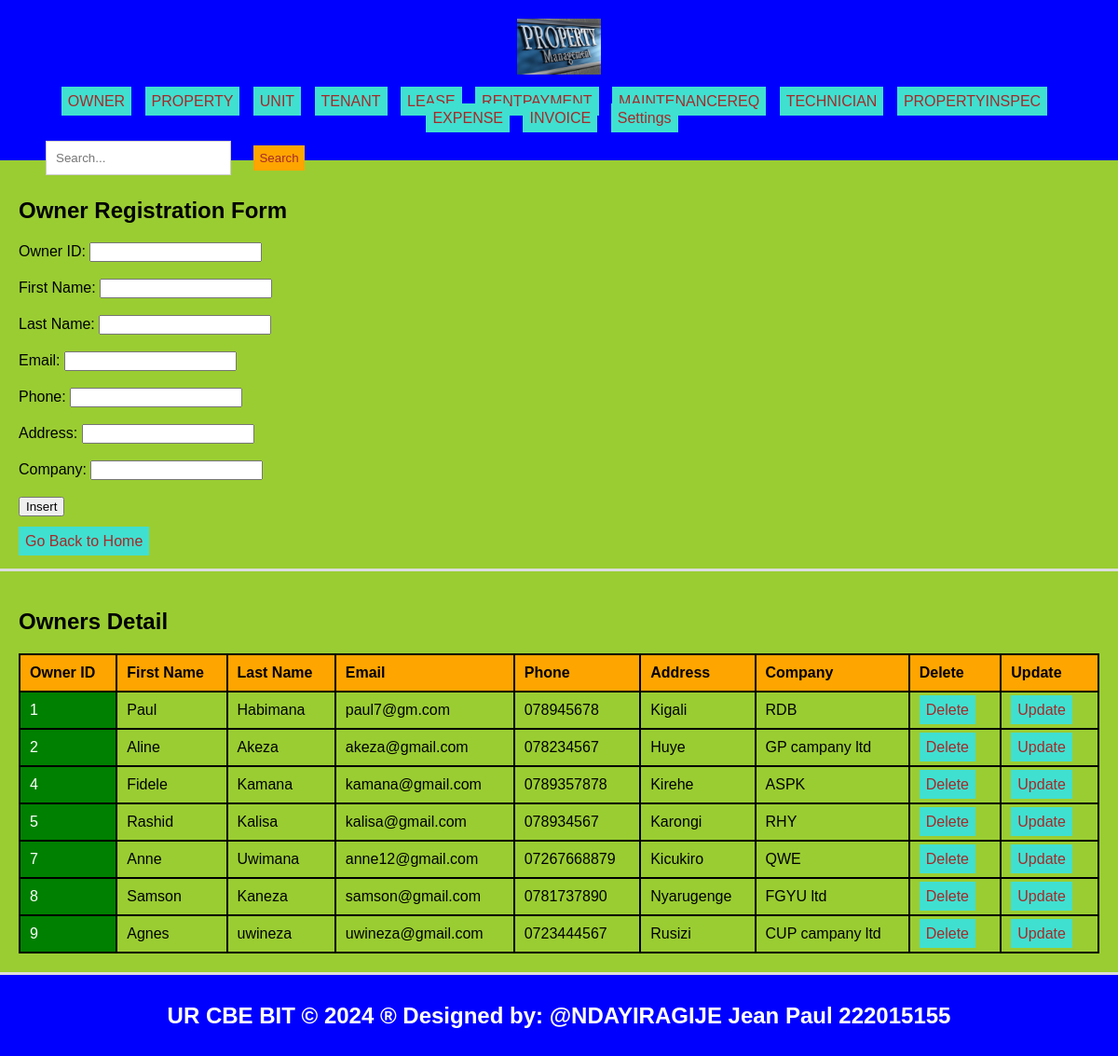
The page /owner.php on the database its author committed.
### tables this page shows
CREATE TABLE `owners` (
  `Owner_id` int(11) NOT NULL,
  `First_name` varchar(50) DEFAULT NULL,
  `Last_name` varchar(50) DEFAULT NULL,
  `Email` varchar(100) DEFAULT NULL,
  `Phone` varchar(15) DEFAULT NULL,
  `Address` varchar(100) DEFAULT NULL,
  `Company` varchar(100) DEFAULT NULL
);

### owner.php (the view, shortened to what this page needs)
<!DOCTYPE html>
<html lang="en">
<head>
  <link rel="stylesheet" type="text/css" href="style.css">
</head>
<body style="background-color: yellowgreen;">
  <header>
    <div>
      <img src="./Images/a.jpg" width="90" height="60" alt="Logo">
    </div>
    <ul class="navbar">
      <ul class="navbar">
    <li style="display: inline; margin-right: 5px;"><a href="./owner.php">OWNER</a></li>
    <li style="display: inline; margin-right: 5px;"><a href="./property.php">PROPERTY</a></li>
    <li style="display: inline; margin-right: 5px;"><a href="./unit.php">UNIT</a></li>
      <li style="display: inline; margin-right: 5px;"><a href="./tenant.php">TENANT</a></li>
        <li style="display: inline; margin-right: 5px;"><a href="./lease.php">LEASE</a></li>
     <li style="display: inline; margin-right: 5px;"><a href="./rentpayment.php">RENTPAYMENT</a></li>
      <li style="display: inline; margin-right: 5px;"><a href="./MaintenanceReq.php">MAINTENANCEREQ</a></li>
      <li style="display: inline; margin-right: 5px;"><a href="./technician.php">TECHNICIAN</a>
      </li>
      <li style="display: inline; margin-right: 5px;"><a href="./propertyinspec.php">PROPERTYINSPEC</a></li>
      <li style="display: inline; margin-right: 5px;"><a href="./Expense.php">EXPENSE</a></li>
       <li style="display: inline; margin-right: 5px;"><a href="./invoice.php">INVOICE</a>
        <li class="dropdown">
        <a href="#">Settings</a>
      </li>
    </ul>
    <div class="search-form" style="text-align: right; padding: 10px;">
      <form role="search" action="search.php">
        <input class="form-control" type="search" placeholder="Search..." aria-label="Search" name="query">
        <button class="btn" type="submit">Search</button>
      </form>
    </div>
  </header>
  <section>
    <h1>Owner Registration Form</h1>
    <form method="post" onsubmit="return confirmInsert();">
        <label for="owner_id">Owner ID:</label>
        <input type="number" id="owner_id" name="owner_id" required><br><br>
        <label for="first_name">First Name:</label>
        <input type="text" id="first_name" name="first_name" required><br><br>
        <label for="last_name">Last Name:</label>
        <input type="text" id="last_name" name="last_name" required><br><br>
        <label for="email">Email:</label>
        <input type="email" id="email" name="email" required><br><br>
        <label for="phone">Phone:</label>
        <input type="text" id="phone" name="phone" required><br><br>
        <label for="address">Address:</label>
        <input type="text" id="address" name="address" required><br><br>
        <label for="company">Company:</label>
        <input type="text" id="company" name="company" required><br><br>
        <input type="submit" name="add" value="Insert"><br><br>
        <a href="./home.html">Go Back to Home</a>
    </form>
  </section>
  <?php
  include('database_connection.php');
  ?>
  <section>
    <h2>Owners Detail</h2>
    <table>
      <tr>
        <th>Owner ID</th>
        <th>First Name</th>
        <th>Last Name</th>
        <th>Email</th>
        <th>Phone</th>
        <th>Address</th>
        <th>Company</th>
        <th>Delete</th>
        <th>Update</th>
      </tr>
      <?php
      $sql = "SELECT * FROM owners";
      $result = $connection->query($sql);
      if ($result->num_rows > 0) {
          while ($row = $result->fetch_assoc()) {
              echo "<tr>
                    <td>{$row['Owner_id']}</td>
                    <td>{$row['First_name']}</td>
                    <td>{$row['Last_name']}</td>
                    <td>{$row['Email']}</td>
                    <td>{$row['Phone']}</td>
                    <td>{$row['Address']}</td>
                    <td>{$row['Company']}</td>
                    <td><a href='delete_owner.php?owner_id={$row['Owner_id']}'>Delete</a></td>
                    <td><a href='update_owner.php?owner_id={$row['Owner_id']}'>Update</a></td>
                   </tr>";
          }
      } else {
          echo "<tr><td colspan='9'>No data found</td></tr>";
      }
      ?>
    </table>
  </section>
  <footer>
    <h2>UR CBE BIT &copy; 2024 &reg; Designed by: @NDAYIRAGIJE Jean Paul 222015155</h2>
  </footer>
</body>
</html>

### style.css (style rules this page uses)
body { font-family: Arial, sans-serif; margin: 0; padding: 0; }
.search-form { float: left; padding: 20px; }
.form-control { padding: 18px; margin-left: 19px; border: 1px solid #ccc; }
.btn { padding: 6px; background-color: orange; color: brown; border: none; }
.dropdown { position: relative; display: inline; margin-right: 10px; }
body { font-family: Arial,sans-serif; margin:0; padding:0; }
header { background-color:blue; padding: 20px; }
.dropdown { position: right; display:right; direction:rtl; }
section { padding:28px; border-bottom: 1px solid #ddd; }
footer { text-align: center; padding: 15px; background-color:blue; }

### owner.php (style rules this page uses)
a { padding: 7px; color: white; background-color: turquoise; text-decoration: none; margin-right: 5px; }
a:link { color: brown; }
button.btn { margin-left: 20px; margin-top: 10px; }
input.form-control { padding: 10px; }
table { width: 100%; border-collapse: collapse; }
th, td { border: 2px solid black; padding: 10px; text-align: left; }
th { background-color: orange; }
td:first-child { background-color: green; color: white; }
section { padding: 20px; border-bottom: 3px solid #ddd; }
header { text-align: center; padding: 20px; background-color: blue; color: white; }
footer { text-align: center; padding: 10px; background-color: blue; color: white; }
.navbar { list-style-type: none; padding: 0; text-align: center; }
.navbar li { display: inline-block; margin-right: 10px; }
.dropdown { position: relative; display: inline-block; }

### rows shown on the page
owners: Owner_id "1", First_name "Paul", Last_name "Habimana", Email "paul7@gm.com", Phone "078945678", Address "Kigali", Company "RDB"
owners: Owner_id "2", First_name "Aline", Last_name "Akeza", Email "akeza@gmail.com", Phone "078234567", Address "Huye", Company "GP campany ltd"
owners: Owner_id "4", First_name "Fidele", Last_name "Kamana", Email "kamana@gmail.com", Phone "0789357878", Address "Kirehe", Company "ASPK"
owners: Owner_id "5", First_name "Rashid", Last_name "Kalisa", Email "kalisa@gmail.com", Phone "078934567", Address "Karongi", Company "RHY"
owners: Owner_id "7", First_name "Anne", Last_name "Uwimana", Email "anne12@gmail.com", Phone "07267668879", Address "Kicukiro", Company "QWE"
owners: Owner_id "8", First_name "Samson", Last_name "Kaneza", Email "samson@gmail.com", Phone "0781737890", Address "Nyarugenge", Company "FGYU ltd"
owners: Owner_id "9", First_name "Agnes", Last_name "uwineza", Email "uwineza@gmail.com", Phone "0723444567", Address "Rusizi", Company "CUP campany ltd"
